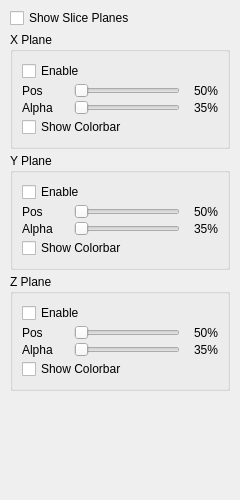
<?xml version="1.0" encoding="UTF-8"?>
<ui version="4.0">
 <class>SlicePlanePage</class>
 <widget class="QWidget" name="SlicePlanePage">
  <property name="geometry">
   <rect>
    <x>0</x>
    <y>0</y>
    <width>240</width>
    <height>500</height>
   </rect>
  </property>
  <layout class="QVBoxLayout" name="verticalLayout">
   <property name="spacing">
    <number>4</number>
   </property>
   <property name="leftMargin">
    <number>10</number>
   </property>
   <property name="topMargin">
    <number>8</number>
   </property>
   <property name="rightMargin">
    <number>10</number>
   </property>
   <property name="bottomMargin">
    <number>8</number>
   </property>
   <item>
    <widget class="QCheckBox" name="showSliceCb">
     <property name="text">
      <string>Show Slice Planes</string>
     </property>
     <property name="toolTip">
      <string>Master toggle for all slice planes</string>
     </property>
    </widget>
   </item>
   <item>
    <widget class="QWidget" name="optionsGroup" native="true">
     <layout class="QVBoxLayout" name="optionsLayout">
      <property name="spacing">
       <number>4</number>
      </property>
      <property name="leftMargin">
       <number>0</number>
      </property>
      <property name="topMargin">
       <number>0</number>
      </property>
      <property name="rightMargin">
       <number>0</number>
      </property>
      <property name="bottomMargin">
       <number>0</number>
      </property>
      <!-- ===== X Plane ===== -->
      <item>
       <widget class="QGroupBox" name="xGroup">
        <property name="title">
         <string>X Plane</string>
        </property>
        <layout class="QVBoxLayout" name="xLayout">
         <property name="spacing">
          <number>2</number>
         </property>
         <item>
          <widget class="QCheckBox" name="enableX">
           <property name="text">
            <string>Enable</string>
           </property>
          </widget>
         </item>
         <item>
          <layout class="QHBoxLayout" name="xPosRow">
           <item>
            <widget class="QLabel" name="xPosLabel">
             <property name="minimumSize">
              <size>
               <width>50</width>
               <height>0</height>
              </size>
             </property>
             <property name="text">
              <string>Pos</string>
             </property>
            </widget>
           </item>
           <item>
            <widget class="QSlider" name="posXSlider">
             <property name="orientation">
              <enum>Qt::Orientation::Horizontal</enum>
             </property>
            </widget>
           </item>
           <item>
            <widget class="QLabel" name="xPosValue">
             <property name="minimumSize">
              <size>
               <width>36</width>
               <height>0</height>
              </size>
             </property>
             <property name="text">
              <string>50%</string>
             </property>
             <property name="alignment">
              <set>Qt::AlignmentFlag::AlignRight|Qt::AlignmentFlag::AlignTrailing|Qt::AlignmentFlag::AlignVCenter</set>
             </property>
            </widget>
           </item>
          </layout>
         </item>
         <item>
          <layout class="QHBoxLayout" name="xOpacityRow">
           <item>
            <widget class="QLabel" name="xOpacityLabel">
             <property name="minimumSize">
              <size>
               <width>50</width>
               <height>0</height>
              </size>
             </property>
             <property name="text">
              <string>Alpha</string>
             </property>
            </widget>
           </item>
           <item>
            <widget class="QSlider" name="opacityXSlider">
             <property name="orientation">
              <enum>Qt::Orientation::Horizontal</enum>
             </property>
            </widget>
           </item>
           <item>
            <widget class="QLabel" name="xOpacityValue">
             <property name="minimumSize">
              <size>
               <width>36</width>
               <height>0</height>
              </size>
             </property>
             <property name="text">
              <string>35%</string>
             </property>
             <property name="alignment">
              <set>Qt::AlignmentFlag::AlignRight|Qt::AlignmentFlag::AlignTrailing|Qt::AlignmentFlag::AlignVCenter</set>
             </property>
            </widget>
           </item>
          </layout>
         </item>
         <item>
          <widget class="QCheckBox" name="colorbarX">
           <property name="text">
            <string>Show Colorbar</string>
           </property>
          </widget>
         </item>
        </layout>
       </widget>
      </item>
      <!-- ===== Y Plane ===== -->
      <item>
       <widget class="QGroupBox" name="yGroup">
        <property name="title">
         <string>Y Plane</string>
        </property>
        <layout class="QVBoxLayout" name="yLayout">
         <property name="spacing">
          <number>2</number>
         </property>
         <item>
          <widget class="QCheckBox" name="enableY">
           <property name="text">
            <string>Enable</string>
           </property>
          </widget>
         </item>
         <item>
          <layout class="QHBoxLayout" name="yPosRow">
           <item>
            <widget class="QLabel" name="yPosLabel">
             <property name="minimumSize">
              <size>
               <width>50</width>
               <height>0</height>
              </size>
             </property>
             <property name="text">
              <string>Pos</string>
             </property>
            </widget>
           </item>
           <item>
            <widget class="QSlider" name="posYSlider">
             <property name="orientation">
              <enum>Qt::Orientation::Horizontal</enum>
             </property>
            </widget>
           </item>
           <item>
            <widget class="QLabel" name="yPosValue">
             <property name="minimumSize">
              <size>
               <width>36</width>
               <height>0</height>
              </size>
             </property>
             <property name="text">
              <string>50%</string>
             </property>
             <property name="alignment">
              <set>Qt::AlignmentFlag::AlignRight|Qt::AlignmentFlag::AlignTrailing|Qt::AlignmentFlag::AlignVCenter</set>
             </property>
            </widget>
           </item>
          </layout>
         </item>
         <item>
          <layout class="QHBoxLayout" name="yOpacityRow">
           <item>
            <widget class="QLabel" name="yOpacityLabel">
             <property name="minimumSize">
              <size>
               <width>50</width>
               <height>0</height>
              </size>
             </property>
             <property name="text">
              <string>Alpha</string>
             </property>
            </widget>
           </item>
           <item>
            <widget class="QSlider" name="opacityYSlider">
             <property name="orientation">
              <enum>Qt::Orientation::Horizontal</enum>
             </property>
            </widget>
           </item>
           <item>
            <widget class="QLabel" name="yOpacityValue">
             <property name="minimumSize">
              <size>
               <width>36</width>
               <height>0</height>
              </size>
             </property>
             <property name="text">
              <string>35%</string>
             </property>
             <property name="alignment">
              <set>Qt::AlignmentFlag::AlignRight|Qt::AlignmentFlag::AlignTrailing|Qt::AlignmentFlag::AlignVCenter</set>
             </property>
            </widget>
           </item>
          </layout>
         </item>
         <item>
          <widget class="QCheckBox" name="colorbarY">
           <property name="text">
            <string>Show Colorbar</string>
           </property>
          </widget>
         </item>
        </layout>
       </widget>
      </item>
      <!-- ===== Z Plane ===== -->
      <item>
       <widget class="QGroupBox" name="zGroup">
        <property name="title">
         <string>Z Plane</string>
        </property>
        <layout class="QVBoxLayout" name="zLayout">
         <property name="spacing">
          <number>2</number>
         </property>
         <item>
          <widget class="QCheckBox" name="enableZ">
           <property name="text">
            <string>Enable</string>
           </property>
          </widget>
         </item>
         <item>
          <layout class="QHBoxLayout" name="zPosRow">
           <item>
            <widget class="QLabel" name="zPosLabel">
             <property name="minimumSize">
              <size>
               <width>50</width>
               <height>0</height>
              </size>
             </property>
             <property name="text">
              <string>Pos</string>
             </property>
            </widget>
           </item>
           <item>
            <widget class="QSlider" name="posZSlider">
             <property name="orientation">
              <enum>Qt::Orientation::Horizontal</enum>
             </property>
            </widget>
           </item>
           <item>
            <widget class="QLabel" name="zPosValue">
             <property name="minimumSize">
              <size>
               <width>36</width>
               <height>0</height>
              </size>
             </property>
             <property name="text">
              <string>50%</string>
             </property>
             <property name="alignment">
              <set>Qt::AlignmentFlag::AlignRight|Qt::AlignmentFlag::AlignTrailing|Qt::AlignmentFlag::AlignVCenter</set>
             </property>
            </widget>
           </item>
          </layout>
         </item>
         <item>
          <layout class="QHBoxLayout" name="zOpacityRow">
           <item>
            <widget class="QLabel" name="zOpacityLabel">
             <property name="minimumSize">
              <size>
               <width>50</width>
               <height>0</height>
              </size>
             </property>
             <property name="text">
              <string>Alpha</string>
             </property>
            </widget>
           </item>
           <item>
            <widget class="QSlider" name="opacityZSlider">
             <property name="orientation">
              <enum>Qt::Orientation::Horizontal</enum>
             </property>
            </widget>
           </item>
           <item>
            <widget class="QLabel" name="zOpacityValue">
             <property name="minimumSize">
              <size>
               <width>36</width>
               <height>0</height>
              </size>
             </property>
             <property name="text">
              <string>35%</string>
             </property>
             <property name="alignment">
              <set>Qt::AlignmentFlag::AlignRight|Qt::AlignmentFlag::AlignTrailing|Qt::AlignmentFlag::AlignVCenter</set>
             </property>
            </widget>
           </item>
          </layout>
         </item>
         <item>
          <widget class="QCheckBox" name="colorbarZ">
           <property name="text">
            <string>Show Colorbar</string>
           </property>
          </widget>
         </item>
        </layout>
       </widget>
      </item>
     </layout>
    </widget>
   </item>
   <item>
    <spacer name="bottomSpacer">
     <property name="orientation">
      <enum>Qt::Orientation::Vertical</enum>
     </property>
     <property name="sizeHint" stdset="0">
      <size>
       <width>20</width>
       <height>20</height>
      </size>
     </property>
    </spacer>
   </item>
  </layout>
 </widget>
 <resources/>
 <connections/>
</ui>
